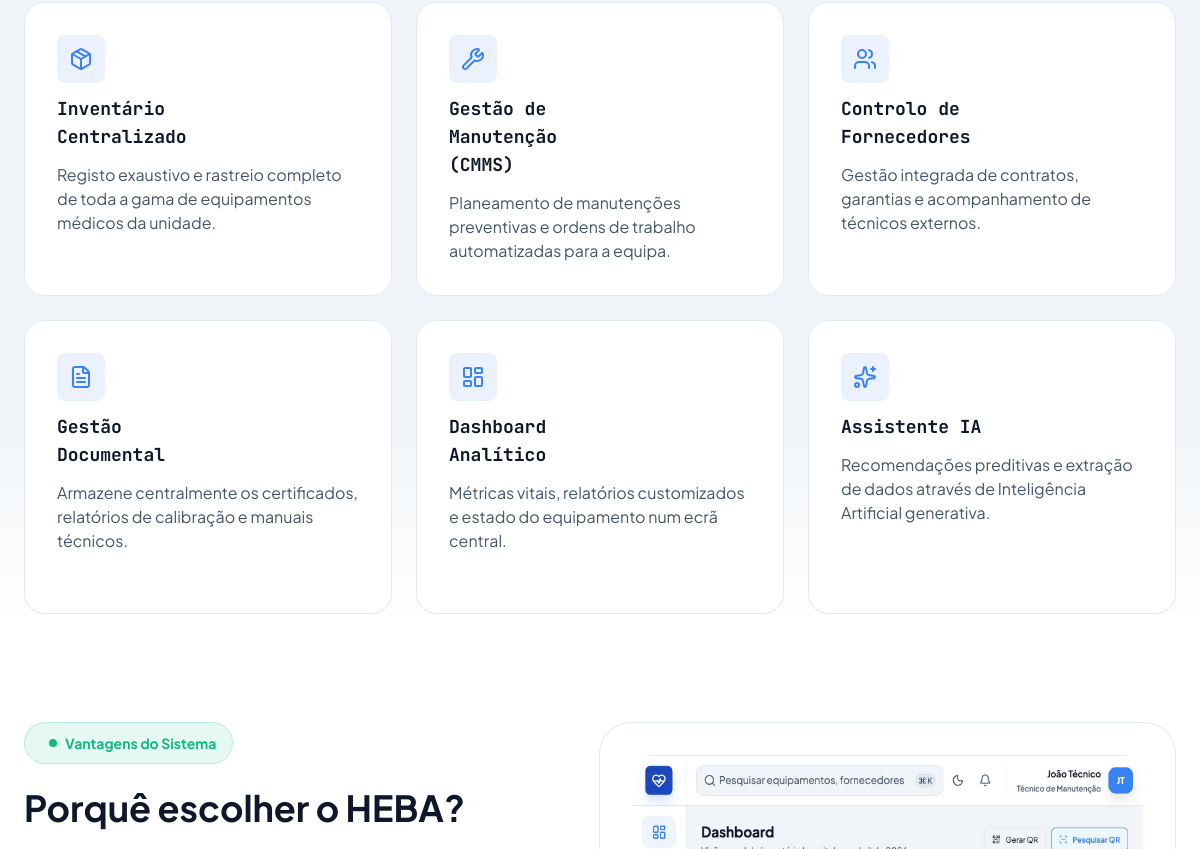
Before: / (middle part) with the older database file.
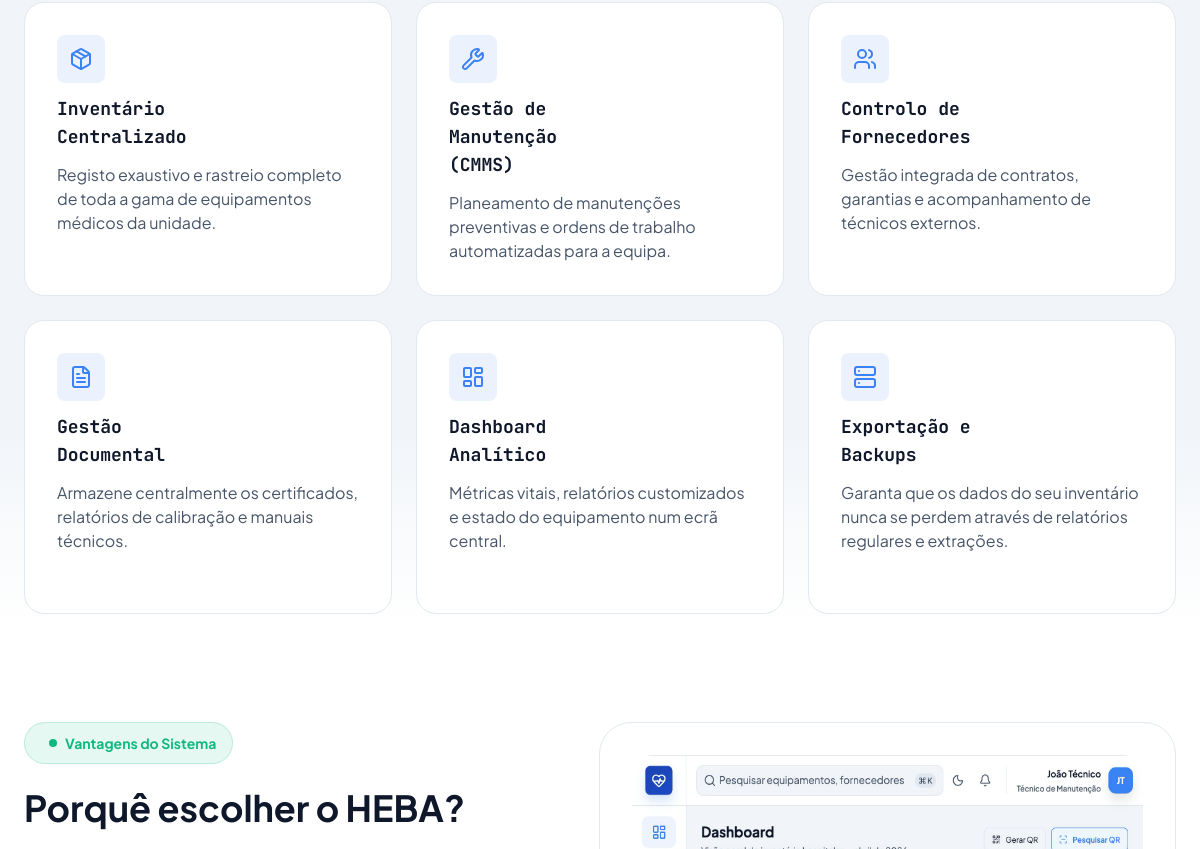
After: the same page with the newer database file.
### tables this page shows
CREATE TABLE `CartaoFuncionalidade` (
  `idCartao` integer PRIMARY KEY AUTO_INCREMENT,
  `titulo` varchar(255),
  `descricao` text,
  `icone` text,
  `ordem` integer,
  `ativo` boolean DEFAULT true,
  `dataCriacao` timestamp DEFAULT (CURRENT_TIMESTAMP),
  `dataAtualizacao` timestamp,
  CONSTRAINT `chk_Cartao_ordem` CHECK (ordem >= 0)
);

CREATE TABLE `ConteudoFrontOffice` (
  `idConteudo` integer PRIMARY KEY AUTO_INCREMENT,
  `chaveSecao` varchar(100) UNIQUE,
  `valor` text,
  `descricao` text,
  `dataCriacao` timestamp DEFAULT (CURRENT_TIMESTAMP),
  `dataAtualizacao` timestamp
);

### config/funcoes.php (called while the page is built, shortened)
<?php
require_once __DIR__ . '/classes.php';
function connect_to_db(): PDO
{
    try {
        $port = defined('MYSQL_PORT') ? MYSQL_PORT : '3306';
        $pdo = new PDO(
            "mysql:host=" . MYSQL_HOST . ";port=" . $port . ";dbname=" . MYSQL_DATABASE . ";charset=utf8",
            MYSQL_USERNAME,
            MYSQL_PASSWORD,
            [PDO::ATTR_ERRMODE => PDO::ERRMODE_EXCEPTION]
        );
        return $pdo;
    } catch (PDOException $e) {
        die("Erro de conexão à base de dados. Tente novamente mais tarde.");
    }
}
function execute_query(string $sql, array $params = [], ?PDO $ligacao = null): PDOStatement
{
    $ligacao ??= connect_to_db();
    $stmt = $ligacao->prepare($sql);
    $stmt->execute($params);
    return $stmt;
}

### config/classes.php (called while the page is built, shortened)
<?php
class ConteudoTexto implements Validavel, Sanitizavel
{
    private string $chaveSecao;
    private string $valor;
    public function __construct(int $idConteudo, string $chaveSecao, string $valor, string $descricao = '')
    {
        $this->chaveSecao = $chaveSecao;
        $this->valor = $valor;
    }
    public function getChaveSecao(): string
    {
        return $this->chaveSecao;
    }
    public function getValor(): string
    {
        return $this->valor;
    }
    public static function validarDados(array $dados): array
    {
        $erros = [];
        return $erros;
    }
}
class CartaoFuncionalidade implements Validavel, Sanitizavel
{
    private string $titulo;
    private string $descricao;
    private bool $ativo;
    public function __construct(int $idCartao, string $titulo, string $descricao, string $icone, int $ordem, bool $ativo = true)
    {
        $this->titulo = $titulo;
        $this->descricao = $descricao;
        $this->ativo = $ativo;
    }
    public function getTitulo(): string
    {
        return $this->titulo;
    }
    public function getDescricao(): string
    {
        return $this->descricao;
    }
    public function getAtivo(): bool
    {
        return $this->ativo;
    }
    public static function validarDados(array $dados): array
    {
        $erros = [];
        return $erros;
    }
}
class ConteudoPagina implements ArrayAccess
{
    private array $textos = [];
    private array $cartoes = [];
    public function adicionarTexto(ConteudoTexto $texto): void
    {
        $this->textos[$texto->getChaveSecao()] = $texto;
    }
    public function adicionarCartao(CartaoFuncionalidade $cartao): void
    {
        $this->cartoes[] = $cartao;
    }
    public function getCartoes(): array
    {
        return $this->cartoes;
    }
    public function offsetGet(mixed $offset): ?string
    {
        return isset($this->textos[$offset])
            ? htmlspecialchars($this->textos[$offset]->getValor())
            : null;
    }
    public static function carregarDaBaseDeDados(PDO $ligacao): self
    {
        $pagina = new self();
        $stmt = execute_query(
            "SELECT idConteudo, chaveSecao, valor, descricao
             FROM ConteudoFrontOffice
             ORDER BY idConteudo ASC",
            [],
            $ligacao
        );
        $textos = $stmt->fetchAll(PDO::FETCH_OBJ);
        foreach ($textos as $row) {
            $pagina->adicionarTexto(new ConteudoTexto(
                (int) $row->idConteudo,
                $row->chaveSecao,
                $row->valor,
                $row->descricao ?? ''
            ));
        }
        $stmt = execute_query(
            "SELECT idCartao, titulo, descricao, icone, ordem, ativo
             FROM CartaoFuncionalidade
             WHERE ativo = 1
             ORDER BY ordem ASC",
            [],
            $ligacao
        );
        $cartoes = $stmt->fetchAll(PDO::FETCH_OBJ);
        foreach ($cartoes as $row) {
            $pagina->adicionarCartao(new CartaoFuncionalidade(
                (int) $row->idCartao,
                $row->titulo,
                $row->descricao,
                $row->icone,
                (int) $row->ordem,
                (bool) $row->ativo
            ));
        }
        return $pagina;
    }
}

### public/index.php (the view, shortened to what this page needs)
<?php
require_once dirname(__DIR__) . '/config/funcoes.php';
$ligacao = null;
try {
    $ligacao = connect_to_db();
} catch (Exception $e) {
    $server_error = "Erro ao conectar à base de dados: " . $e->getMessage();
}
$conteudoPagina = null;
try {
    $conteudoPagina = ConteudoPagina::carregarDaBaseDeDados($ligacao);
} catch (Exception $e) {
    $server_error = "Erro ao carregar dados do servidor: " . $e->getMessage();
}
?>
<!DOCTYPE html>
<html lang="en">
<head>
    <link rel="stylesheet" href="<?= BASE_URL ?>assets/css/bootstrap.min.css">
    <link rel="stylesheet" href="<?= BASE_URL ?>assets/css/1240961.css">
</head>
<body class="pa-body overflow-hidden">
    <main>
        <section class="pa-features" id="pa-features">
            <div class="pa-page-container w-100 d-flex flex-column align-items-center gap-16">
                <div class="bento-grid">
                    <?php
                    $cartoes = $conteudoPagina->getCartoes();
                    foreach ($cartoes as $cartao):
                        if ($cartao->getAtivo()):
                            ?>
                            <div
                                class="bento-card padding-8 d-flex flex-column gap-3 align-items-start text-start">
                                <svg xmlns="http://www.w3.org/2000/svg" width="24" height="24" viewBox="0 0 24 24" fill="none"
                                    stroke="currentColor" stroke-width="2" stroke-linecap="round" stroke-linejoin="round"
                                    class="lucide text-primary-500 padding-3">
                                    <?= $cartao->getIcone() ?>
                                </svg>
                                <h2 class="font-mono">
                                    <?= $cartao->getTitulo() ?>
                                </h2>
                                <h3 class="text-secondary fw-400">
                                    <?= $cartao->getDescricao() ?>
                                </h3>
                            </div>
                            <?php
                        endif;
                    endforeach; ?>
                </div>
            </div>
        </section>
        <section class="pa-advantages" id="pa-advantages">
            <div class="pa-page-container w-100 d-flex flex-column flex-md-row align-items-stretch text-center gap-16">
                <div class="d-flex flex-column gap-6 align-items-start">
                    <p class="badge badge-advantages text-success">
                        <svg xmlns="http://www.w3.org/2000/svg" width="24" height="24" viewBox="0 0 24 24"
                            fill="currentColor" stroke="none">
                            <circle cx="12" cy="12" r="4" />
                        </svg>
                        <?= $conteudoPagina['advantages.badge'] ?>
                    </p>
                    <h1 class="section-title text-start">
                        <?= $conteudoPagina['advantages.title'] ?>
                    </h1>
                </div>
                <div class="d-flex align-items-center justify-content-center pa-advantages-image-background padding-8">
                    <img src="<?= BASE_URL . '/assets/img/dashboard.png' ?>" alt="Imagem de vantagens"
                        class="w-100 h-100 object-fit-cover">
                </div>
            </div>
        </section>
    </main>
</body>
</html>

### assets/css/1240961.css (style rules this page uses)
:root { color-scheme: light dark; --primary-50: light-dark(#EFF6FF, rgba(239, 246, 255, 0.2)); --primary-500: light-dark(#3B82F6, #3B82F6); --primary-600: light-dark(#2563EB, #2563EB); --primary-700: light-dark(#1D4ED8, #1D4ED8); --primary-900: light-dark(#1E3A8A, #1E3A8A); --app-bg: light-dark(#F1F5F9, #020617); --bento-bg: light-dark(#FFFFFF, #1E293B); --input-field-bg: light-dark(#F8FAFC, #0F172A); --border-light: light-dark(#E2E8F0, #334155); --border-focus: light-dark(#E2E8F0, #626d7b); --text-primary: light-dark(#0F172A, #FFFFFF); --text-secondary: light-dark(#475569, #CBD5E1); --text-muted: light-dark(#BBCCE9, #BBCCE9); --success: light-dark(#10B981, #10B981); --error: light-dark(#EF4444, #EF4444); --warning: light-dark(#F59E0B, #F59E0B); --modal-bg: light-dark(rgba(0, 0, 0, 0.4), rgba(255, 255, 255, 0.6)); --font-sans: 'Plus Jakarta Sans', sans-serif; --font-mono: 'JetBrains Mono', monospace; --space-1: 4px; --space-2: 8px; --space-2-5: 10px; --space-3: 12px; --space-4: 16px; --space-5: 20px; --space-6: 24px; --space-8: 32px; --space-10: 40px; --space-16: 64px; --border-width: 1px; --border-base: var(--border-width) solid var(--border-light); --radius-xs: 8px; --radius-sm: 12px; --radius-md: 16px; --radius-lg: 20px; --radius-xl: 32px; --radius-full: 9999px; }
* { font-family: var(--font-sans); margin: 0; padding: 0; box-sizing: border-box; }
body { background-color: var(--app-bg); color: var(--text-primary); display: flex; flex-direction: column; }
.badge { display: inline-flex; align-items: center; padding: var(--space-2) var(--space-4); border-radius: var(--radius-full); font-size: 14px; }
.bento-grid { display: grid; gap: var(--space-6); }
.bento-card { background-color: var(--bento-bg); border-radius: var(--radius-lg); border: var(--border-base); transition: transform 0.4s ease, box-shadow 0.4s ease, border-color 0.4s ease; }
h1 { font-size: 24px; line-height: 32px; font-weight: 700; margin: 0; }
h2 { font-size: 18px; line-height: 28px; font-weight: 700; margin: 0; }
h3 { font-size: 16px; line-height: 24px; font-weight: 700; margin: 0; }
p { font-size: 14px; line-height: 20px; font-weight: 500; margin: 0; }
.section-title { font-size: 36px; line-height: 40px; font-weight: 700; margin: 0; }
.gap-3 { gap: var(--space-3) !important; }
.gap-6 { gap: var(--space-6) !important; }
.gap-16 { gap: var(--space-16) !important; }
.padding-3 { padding: var(--space-3); }
.padding-8 { padding: var(--space-8); }
.text-secondary { color: var(--text-secondary) !important; }
.text-success { color: var(--success) !important; }
.text-primary-500 { color: var(--primary-500) !important; }
.fw-400 { font-weight: 400 !important; }
.font-mono { font-family: var(--font-mono); }
.pa-body { background-color: light-dark(var(--bento-bg), var(--app-bg)); }
.pa-page-container { padding: 0 var(--space-6); }
@media (min-width: 1025px) { .pa-page-container { max-width: 1280px; margin: 0 auto; } }
[data-theme="light"] .pa-features { background: linear-gradient(var(--app-bg) 75%, var(--bento-bg) 100%); }
.pa-features { min-height: 100vh; }
.pa-features h2 { width: 60%; }
.pa-features .bento-grid { grid-template-columns: repeat(3, 1fr); grid-template-rows: repeat(2, 1fr); }
.pa-features .bento-card svg { background-color: color-mix(in srgb, var(--primary-500) 10%, transparent 0%); border-radius: var(--radius-xs); box-sizing: content-box; }
.pa-advantages { padding: calc(var(--space-8) * 3) 0 }
.pa-advantages .pa-page-container>* { flex: 1 1 0; min-width: 0; }
.pa-advantages .badge-advantages { background-color: color-mix(in srgb, var(--success) 10%, transparent 0%); border: 1px solid color-mix(in srgb, var(--success) 20%, transparent 0%); }
.pa-advantages-image-background { border: var(--border-base); background: light-dark(linear-gradient(135deg, #DBEAFE 0%, #FFF 100%), linear-gradient(135deg, #0F172A 0%, #1E293B 100%)); border-radius: var(--radius-xl); aspect-ratio: 1 / 1; }
.pa-advantages-image-background img { border-radius: var(--radius-lg); }

Changed rows visible on the page:
changed cartaofuncionalidade: titulo "Assistente IA" → "Exportação e Backups"; descricao "Recomendações preditivas e extração de dados através de Inteligência Artificial generativa." → "Garanta que os dados do seu inventário nunca se perdem através de relatórios regulares e extrações."
